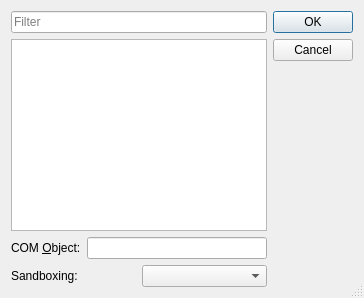
<ui version="4.0" stdsetdef="1" >
  <class>QAxSelect</class>
  <comment>*********************************************************************
**
** Copyright (C) 2015 The Qt Company Ltd.
** Contact: http://www.qt.io/licensing/
**
** This file is part of the ActiveQt framework of the Qt Toolkit.
**
** $QT_BEGIN_LICENSE:BSD$
** Commercial License Usage
** Licensees holding valid commercial Qt licenses may use this file in
** accordance with the commercial license agreement provided with the
** Software or, alternatively, in accordance with the terms contained in
** a written agreement between you and The Qt Company. For licensing terms
** and conditions see https://www.qt.io/terms-conditions. For further
** information use the contact form at https://www.qt.io/contact-us.
**
** BSD License Usage
** Alternatively, you may use this file under the terms of the BSD license
** as follows:
**
** "Redistribution and use in source and binary forms, with or without
** modification, are permitted provided that the following conditions are
** met:
**   * Redistributions of source code must retain the above copyright
**     notice, this list of conditions and the following disclaimer.
**   * Redistributions in binary form must reproduce the above copyright
**     notice, this list of conditions and the following disclaimer in
**     the documentation and/or other materials provided with the
**     distribution.
**   * Neither the name of The Qt Company Ltd nor the names of its
**     contributors may be used to endorse or promote products derived
**     from this software without specific prior written permission.
**
**
** THIS SOFTWARE IS PROVIDED BY THE COPYRIGHT HOLDERS AND CONTRIBUTORS
** "AS IS" AND ANY EXPRESS OR IMPLIED WARRANTIES, INCLUDING, BUT NOT
** LIMITED TO, THE IMPLIED WARRANTIES OF MERCHANTABILITY AND FITNESS FOR
** A PARTICULAR PURPOSE ARE DISCLAIMED. IN NO EVENT SHALL THE COPYRIGHT
** OWNER OR CONTRIBUTORS BE LIABLE FOR ANY DIRECT, INDIRECT, INCIDENTAL,
** SPECIAL, EXEMPLARY, OR CONSEQUENTIAL DAMAGES (INCLUDING, BUT NOT
** LIMITED TO, PROCUREMENT OF SUBSTITUTE GOODS OR SERVICES; LOSS OF USE,
** DATA, OR PROFITS; OR BUSINESS INTERRUPTION) HOWEVER CAUSED AND ON ANY
** THEORY OF LIABILITY, WHETHER IN CONTRACT, STRICT LIABILITY, OR TORT
** (INCLUDING NEGLIGENCE OR OTHERWISE) ARISING IN ANY WAY OUT OF THE USE
** OF THIS SOFTWARE, EVEN IF ADVISED OF THE POSSIBILITY OF SUCH DAMAGE."
**
** $QT_END_LICENSE$
**
*********************************************************************</comment>
 <class>QAxSelect</class>
 <widget class="QDialog" name="QAxSelect">
  <property name="windowTitle">
   <string>Select ActiveX Control</string>
  </property>
  <property name="sizeGripEnabled">
   <bool>true</bool>
  </property>
  <layout class="QHBoxLayout" name="horizontalLayout">
   <item>
    <layout class="QVBoxLayout" name="verticalLayout">
     <item>
      <widget class="QLineEdit" name="filterLineEdit">
       <property name="placeholderText">
        <string>Filter</string>
       </property>
       <property name="clearButtonEnabled">
        <bool>true</bool>
       </property>
      </widget>
     </item>
     <item>
      <widget class="QListView" name="ActiveXList"/>
     </item>
     <item>
      <layout class="QHBoxLayout" name="unnamed">
       <property name="spacing">
        <number>6</number>
       </property>
       <property name="margin">
        <number>0</number>
       </property>
       <item>
        <widget class="QLabel" name="TextLabel1">
         <property name="text">
          <string>COM &amp;Object:</string>
         </property>
         <property name="buddy">
          <cstring>ActiveX</cstring>
         </property>
        </widget>
       </item>
       <item>
        <widget class="QLineEdit" name="ActiveX"/>
       </item>
      </layout>
     </item>
     <item>
      <layout class="QHBoxLayout" name="unnamed2">
       <property name="spacing">
        <number>6</number>
       </property>
       <property name="margin">
        <number>0</number>
       </property>
       <item>
        <widget class="QLabel" name="TextLabel2">
         <property name="text">
          <string>Sandboxing:</string>
         </property>
         <property name="buddy">
          <cstring>SandboxingCombo</cstring>
         </property>
        </widget>
       </item>
       <item>
        <widget class="QComboBox" name="SandboxingCombo"/>
       </item>
      </layout>
     </item>
    </layout>
   </item>
   <item>
    <widget class="QDialogButtonBox" name="buttonBox">
     <property name="orientation">
      <enum>Qt::Vertical</enum>
     </property>
     <property name="standardButtons">
      <set>QDialogButtonBox::Cancel|QDialogButtonBox::Ok</set>
     </property>
    </widget>
   </item>
  </layout>
 </widget>
 <layoutdefault spacing="6" margin="11"/>
 <resources/>
 <connections/>
</ui>
